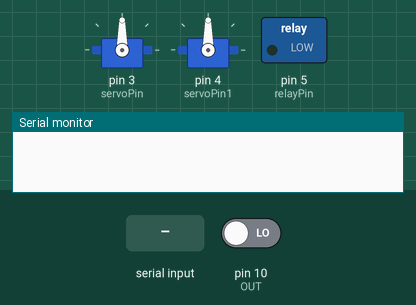
A sketch run on a simulated Arduino Uno, built with avr-gcc and run on an emulated ATmega328P. On the bench: 2 × servo, switched loads named in the sketch (green lamp = pin HIGH), the last lines printed to the serial monitor. The test bench sets the inputs (shaded band); at power-on: pin 10 (OUT) LOW. Pins used as bus, display or sensor lines are not drawn.

Above: at 1.2 s.
1.3 s: "B1" received over Serial
At 2.0 s:
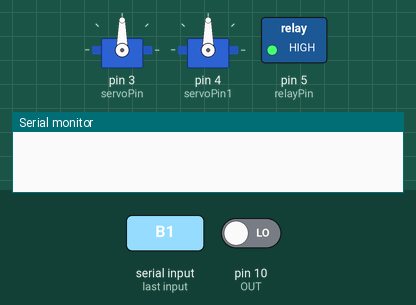
2.8 s: "T1" received over Serial
At 5.1 s:
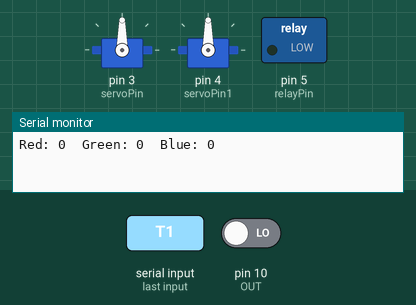
Timing chart, 0 to 6.6 s (numbered marks = the images above; inputs shaded):
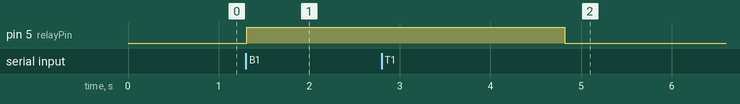

The sketch:

DieuKhien.ino
```cpp
#include <Servo.h>

// Khai báo chân kết nối với relay
const int relayPin = 5;

// Khai báo chân kết nối với cảm biến màu sắc TCS3200
const int S0 = 6;
const int S1 = 7;
const int S2 = 8;
const int S3 = 9;
const int OUT = 10;

// Khai báo chân kết nối với động cơ Servo
const int servoPin1 = 4;
const int servoPin = 3;

// Khởi tạo đối tượng Servo
Servo servo;
Servo servo1;

// Khai báo biến lưu trữ giá trị đọc từ cảm biến màu sắc
int redValue = 0;
int greenValue = 0;
int blueValue = 0;

// Dải giá trị cho màu đỏ
const int RED_LOWER_THRESHOLD = 1700;
const int RED_UPPER_THRESHOLD = 3700;
const int GREEN_LOWER_THRESHOLD = 5000;
const int GREEN_UPPER_THRESHOLD = 7000;
const int BLUE_LOWER_THRESHOLD = 5000;
const int BLUE_UPPER_THRESHOLD = 7000;

// Dải giá trị cho màu xanh lam
const int RED_LOWER_THRESHOLD1 = 6000;
const int RED_UPPER_THRESHOLD1 = 8000;
const int GREEN_LOWER_THRESHOLD1 = 4300;
const int GREEN_UPPER_THRESHOLD1 = 6300;
const int BLUE_LOWER_THRESHOLD1 = 3200;
const int BLUE_UPPER_THRESHOLD1 = 5200;

// Hàm đọc giá trị từ cảm biến màu sắc
void readColor() {
  // Chọn chế độ tần số không phân giải
  digitalWrite(S0, LOW);
  digitalWrite(S1, HIGH);

  // Đọc giá trị màu đỏ
  digitalWrite(S2, LOW);
  digitalWrite(S3, LOW);
  redValue = pulseIn(OUT, digitalRead(OUT) == HIGH ? LOW : HIGH);

  // Đọc giá trị màu xanh lá cây
  digitalWrite(S2, HIGH);
  digitalWrite(S3, HIGH);
  greenValue = pulseIn(OUT, digitalRead(OUT) == HIGH ? LOW : HIGH);

  // Đọc giá trị màu xanh dương
  digitalWrite(S2, LOW);
  digitalWrite(S3, HIGH);
  blueValue = pulseIn(OUT, digitalRead(OUT) == HIGH ? LOW : HIGH);
}

// Hàm phân loại màu sắc và thực hiện hành động tương ứng
void classifyColor() {
  // Phân loại màu đỏ
  if (redValue >= RED_LOWER_THRESHOLD && redValue <= RED_UPPER_THRESHOLD && greenValue >= GREEN_LOWER_THRESHOLD && greenValue <= GREEN_UPPER_THRESHOLD && blueValue >= BLUE_LOWER_THRESHOLD && blueValue <= BLUE_UPPER_THRESHOLD) {
    // Màu sắc nằm trong dải giá trị cho màu đỏ, xanh lá cây và xanh dương
    // Thực hiện hành động tương ứng
    delay(3400);     // Đợi 3.4 giây
    servo.write(0);  // Góc 0 độ
    delay(400);      // Đợi 0.4 giây
    servo.write(90);
  }  // Phân loại màu xanh lam
  else if (redValue >= RED_LOWER_THRESHOLD1 && redValue <= RED_UPPER_THRESHOLD1 && greenValue >= GREEN_LOWER_THRESHOLD1 && greenValue <= GREEN_UPPER_THRESHOLD1 && blueValue >= BLUE_LOWER_THRESHOLD1 && blueValue <= BLUE_UPPER_THRESHOLD1) {
    // Màu sắc nằm trong dải giá trị cho màu đỏ, xanh lá cây và xanh dương
    // Thực hiện hành động tương ứng
    delay(1700);       // Đợi 1.75 giây
    servo1.write(0);   // Góc 0 độ
    delay(400);        // Đợi 0.4 giây
    servo1.write(90);  // Góc 90 độ
  } else {
    // Không phân loại được màu đỏ và xanh
    delay(500);  // Đợi 0.5 giây
  }
}

void setup() {
  // Cài đặt chân kết nối với cảm biến màu sắc TCS3200
  pinMode(S0, OUTPUT);
  pinMode(S1, OUTPUT);
  pinMode(S2, OUTPUT);
  pinMode(S3, OUTPUT);
  pinMode(OUT, INPUT);

  // Cài đặt chân kết nối với động cơ Servo
  servo.attach(servoPin);
  servo1.attach(servoPin1);

  // Cài đặt chân kết nối relay
  pinMode(relayPin, OUTPUT);

  // Khởi tạo Serial để gửi giá trị đọc được từ cảm biến
  Serial.begin(9600);
}


void loop() {

  String dulieu = "";
  while (Serial.available() > 0) {
    char c = Serial.read();
    dulieu += c;
    delay(5);
  }
  dulieu.trim();

  // Bật B1, Tắt T1;

  if (dulieu == "B1") {
    digitalWrite(relayPin, HIGH);  // Bật băng tải bằng việc bật relay
  }

  if (dulieu == "T1") {
    digitalWrite(relayPin, LOW);  // Tắt băng tải bằng việc tắt relay
  }

  if (dulieu == "B1") {
    // Đọc giá trị từ cảm biến màu sắc
    readColor();
    // In giá trị đọc được lên Serial Monitor
    Serial.print("Red: ");
    Serial.print(redValue);
    Serial.print("  Green: ");
    Serial.print(greenValue);
    Serial.print("  Blue: ");
    Serial.println(blueValue);

    // Phân loại màu sắc và thực hiện hành động
    classifyColor();
  }
}
```

Measured:
- after the input at 1.3 s, pin 5 (relayPin): LOW → HIGH at once
- after the input at 2.8 s, pin 5 (relayPin): HIGH → LOW after 2.0 s
